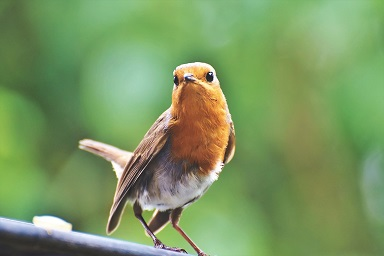
//> input picture week_11/graph_cut/bird.jpg, 384 x 256 px
$ ./mincut   (built with g++ and OpenCV 4)
//> lines starting //> are read from the running program, lines starting //| are printed output that depends on the picture; after the words box and inside, x2 and y2 are one past the last pixel; in counts of white or black regions, pixels touching at a corner belong together
#include <opencv2/core/core.hpp>
#include <opencv2/highgui/highgui.hpp>
#include <opencv2/imgproc/imgproc.hpp>

using namespace cv;
void main()
{
	Mat image = imread("bird.jpg");
//> image is the input picture: 256 rows x 384 cols, CV_8UC3; mean B, G, R 98, 151.7, 122.9
	Mat imgMask = imread("bird_mask.bmp");
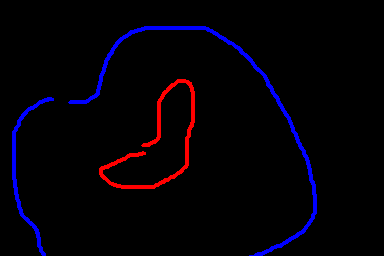
//> input picture week_11/graph_cut/bird_mask.bmp, 384 x 256 px
//> imgMask is the input picture: 256 rows x 384 cols, CV_8UC3; mean B, G, R 7, 0, 3.4
	Rect rectangle(0, 0, image.rows - 1, image.cols - 1);
//> rectangle = Rect(0, 0, 255, 383)
	Mat bg, fg;
	cv::Mat1b markers(image.rows, image.cols);

	cv::Mat1b markers_(image.rows, image.cols);
	for (int h = 0; h < image.rows; h++) {
		for (int w = 0; w < image.cols; w++) {
			markers.at<uchar>(h, w) = GC_PR_BGD;
			if (imgMask.at<Vec3b>(h, w)[2] == 255) {
				markers.at<uchar>(h, w) = GC_PR_FGD;

			}
			if (imgMask.at<Vec3b>(h, w)[0] == 255) {
				markers.at<uchar>(h, w) = GC_BGD;
			}
		}
	}
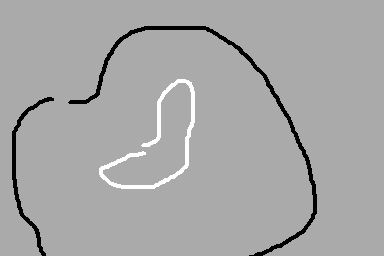
//> markers: 256 rows x 384 cols, CV_8UC1; min 0, max 3, mean 1.96; drawn with min black and max white

	grabCut(image, markers, rectangle, bg, fg, 5, GC_INIT_WITH_MASK);
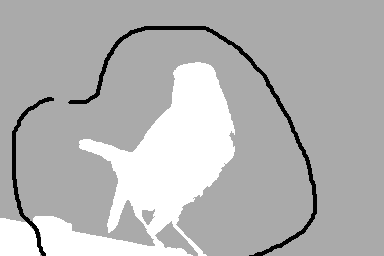
//> markers: 256 rows x 384 cols, CV_8UC1; 16.6% of pixels changed, all inside (x1, y1, x2, y2) = (0, 62, 235, 256); drawn with min black and max white
//> bg = 65 values, max 660.4 at index 38, min 0.000689 at index 4, mean 164.3; fg = 65 values, max 2558.6 at index 29, min -385.6 at index 31, mean 414.4

	Mat foreground(image.size(), CV_8UC3, Scalar(255, 255, 255));
	compare(markers, GC_PR_FGD, markers, CMP_EQ);
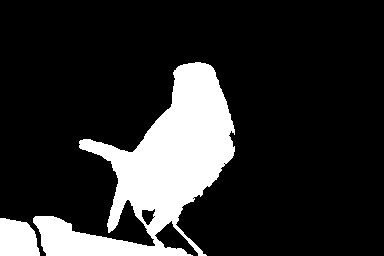
//> markers: 256 rows x 384 cols, CV_8UC1; 17.3% white; 2 white regions, box (x1, y1, x2, y2) and area: (33, 62, 235, 256) 15782, (0, 218, 40, 256) 1263
	image.copyTo(foreground, markers);
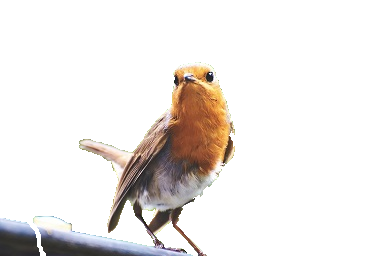
//> foreground: 256 rows x 384 cols, CV_8UC3; mean B, G, R 230.3, 232.7, 236.8

	imshow("Foreground", foreground);
	waitKey(5000);
}
